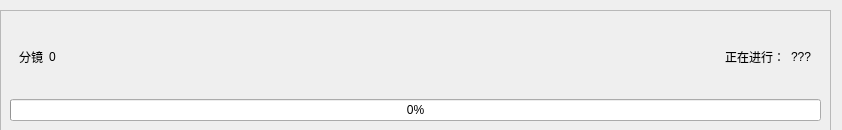
<?xml version="1.0" encoding="UTF-8"?>
<ui version="4.0">
 <class>Form</class>
 <widget class="QWidget" name="Form">
  <property name="geometry">
   <rect>
    <x>0</x>
    <y>0</y>
    <width>842</width>
    <height>130</height>
   </rect>
  </property>
  <property name="windowTitle">
   <string>Form</string>
  </property>
  <widget class="QFrame" name="frame">
   <property name="geometry">
    <rect>
     <x>0</x>
     <y>10</y>
     <width>831</width>
     <height>121</height>
    </rect>
   </property>
   <property name="maximumSize">
    <size>
     <width>16777215</width>
     <height>121</height>
    </size>
   </property>
   <property name="frameShape">
    <enum>QFrame::StyledPanel</enum>
   </property>
   <property name="frameShadow">
    <enum>QFrame::Raised</enum>
   </property>
   <layout class="QVBoxLayout" name="verticalLayout">
    <item>
     <widget class="QWidget" name="widget" native="true">
      <layout class="QHBoxLayout" name="horizontalLayout">
       <item>
        <widget class="QLabel" name="label">
         <property name="text">
          <string>分镜</string>
         </property>
        </widget>
       </item>
       <item>
        <widget class="QLabel" name="label_2">
         <property name="text">
          <string>0</string>
         </property>
        </widget>
       </item>
       <item>
        <spacer name="horizontalSpacer">
         <property name="orientation">
          <enum>Qt::Horizontal</enum>
         </property>
         <property name="sizeHint" stdset="0">
          <size>
           <width>658</width>
           <height>20</height>
          </size>
         </property>
        </spacer>
       </item>
       <item>
        <widget class="QLabel" name="label_3">
         <property name="text">
          <string>正在进行：</string>
         </property>
        </widget>
       </item>
       <item>
        <widget class="QLabel" name="label_4">
         <property name="text">
          <string>???</string>
         </property>
        </widget>
       </item>
      </layout>
     </widget>
    </item>
    <item>
     <widget class="QProgressBar" name="progressBar">
      <property name="value">
       <number>0</number>
      </property>
     </widget>
    </item>
   </layout>
  </widget>
 </widget>
 <resources/>
 <connections/>
</ui>
